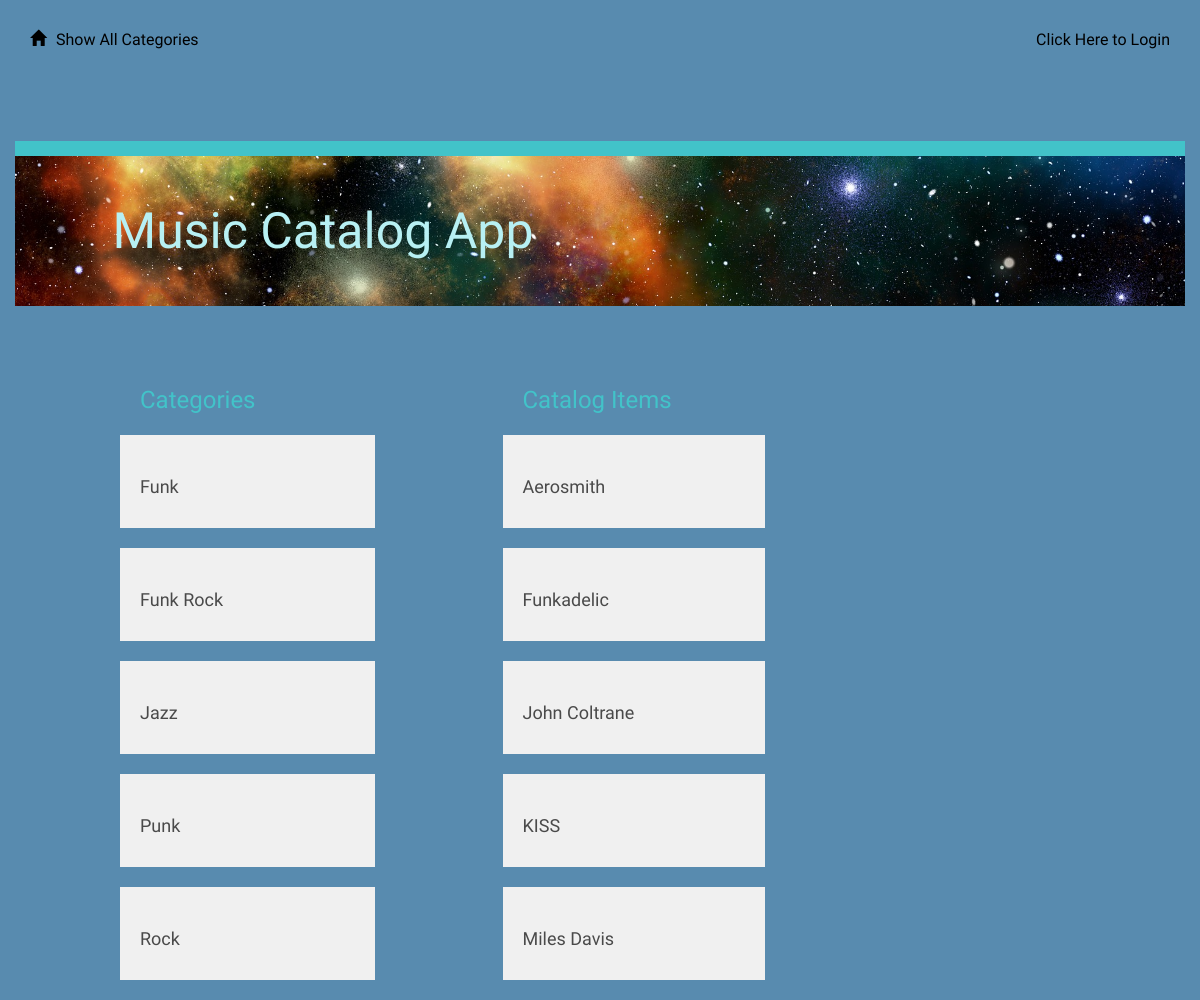
The app's page /catalog, older data.
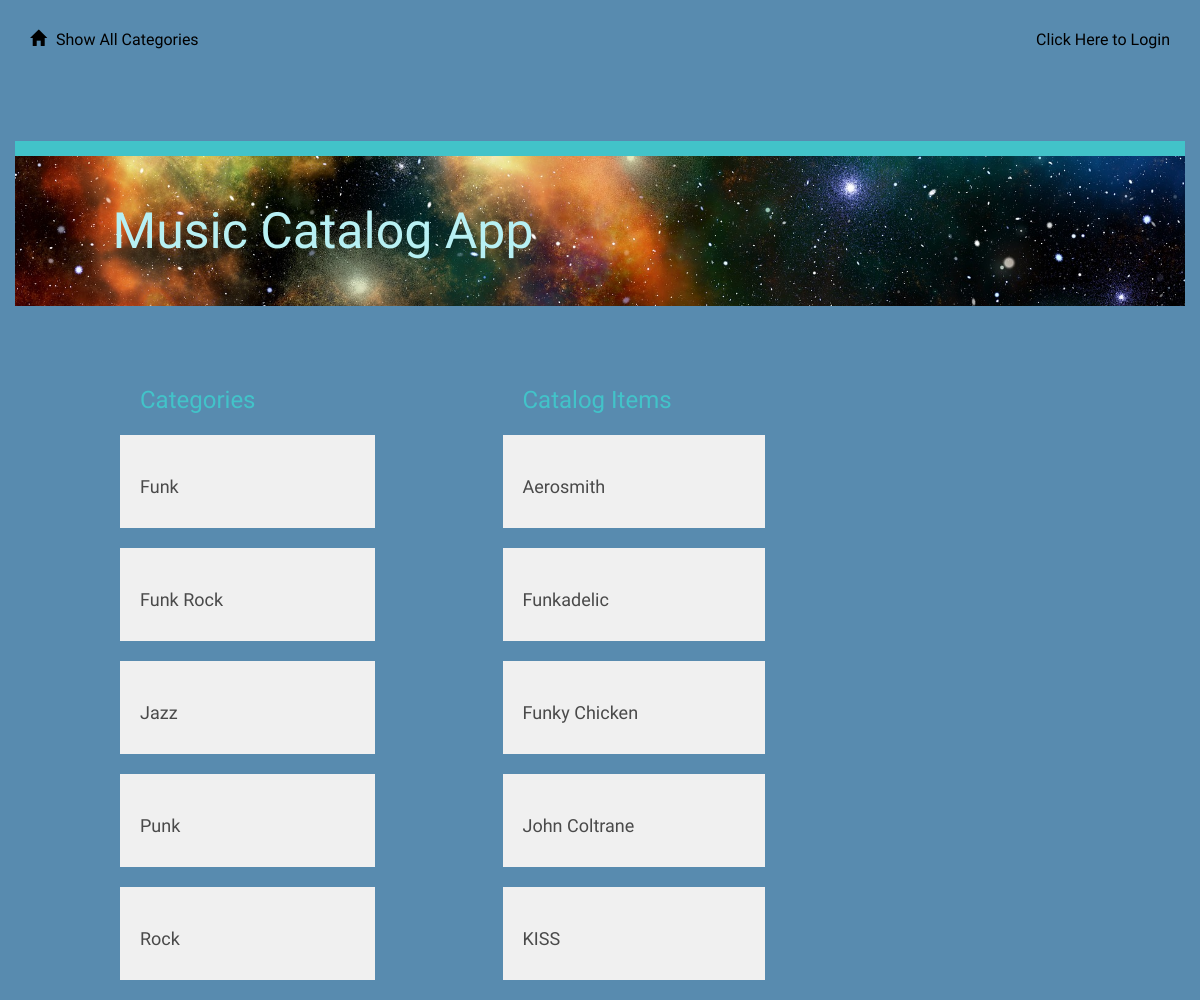
The same page, newer data.
### models.py (models this page shows, shortened)
class Category(Base):
    __tablename__ = 'category'
    id = Column(Integer, primary_key=True)
    name = Column(String(250), nullable=False)
    user_id = Column(Integer, ForeignKey('user.id'))
    user = relationship(User)

class CatalogItem(Base):
    __tablename__ = 'catalog_item'
    name = Column(String(80), nullable=False)
    id = Column(Integer, primary_key=True)
    description = Column(String(1000))
    category_id = Column(Integer, ForeignKey('category.id'))
    category = relationship(Category)
    user_id = Column(Integer, ForeignKey('user.id'))
    user = relationship(User)

### application.py (the view)
@app.route('/')
@app.route('/catalog')
def showCatalog():
    categories = session.query(Category).order_by(asc(Category.name))
    items = session.query(CatalogItem).order_by(asc(CatalogItem.name)).limit(5)
    return render_template('categories.html', categories=categories, items=items)

### templates/categories.html (shortened to what this page needs)
{% extends "main.html" %}
{% block content %}
{% include "header.html" %}
	<div class="row top-menu">
		<div class="col-md-10"></div>
		<div class="col-md-2 text-right">
					</div>
	</div>
	<div class="row divider blue">
		<div class="col-md-12"></div>
	</div>
	<div class="row banner main">
		<div class="col-md-1"></div>
		<div class="col-md-11 padding-none">
			<h1>Music Catalog App</h1>
		</div>
	</div>
	<div class="row padding-top padding-bottom"></div>
	<div class="col-md-1"></div>
	<div class="col-md-3">
		<h2>Categories</h2>
		{% for category in categories %}
			<a href = "{{url_for('showItemsInCategory', category = category.name)}}">
				<div class="category-list">
					<h3>{{category.name}}</h3>
				</div>
			</a>
		{% endfor %}
	</div>
    {% if items !=[] %}
		<div class="row">
			<div class="col-md-1"></div>
			<div class="col-md-3">
				<h2>Catalog Items</h2>
					{% for i in items %}
						<div class="catalog-item">
							<a href='{{url_for('viewCatalogItem', category=i.category.name, item=i.name )}}'>
                                <h3>{{i.name}}</h3>
                            </a>
						</div>
					{% endfor %}
			</div>
			<div class="col-md-1"></div>
		</div>
	{% endif %}
{% endblock %}

Row changes from the older to the newer data that the page shows:
no longer on this page (row edited): CatalogItem: name "Miles Davis"
added CatalogItem: name "Funky Chicken"
